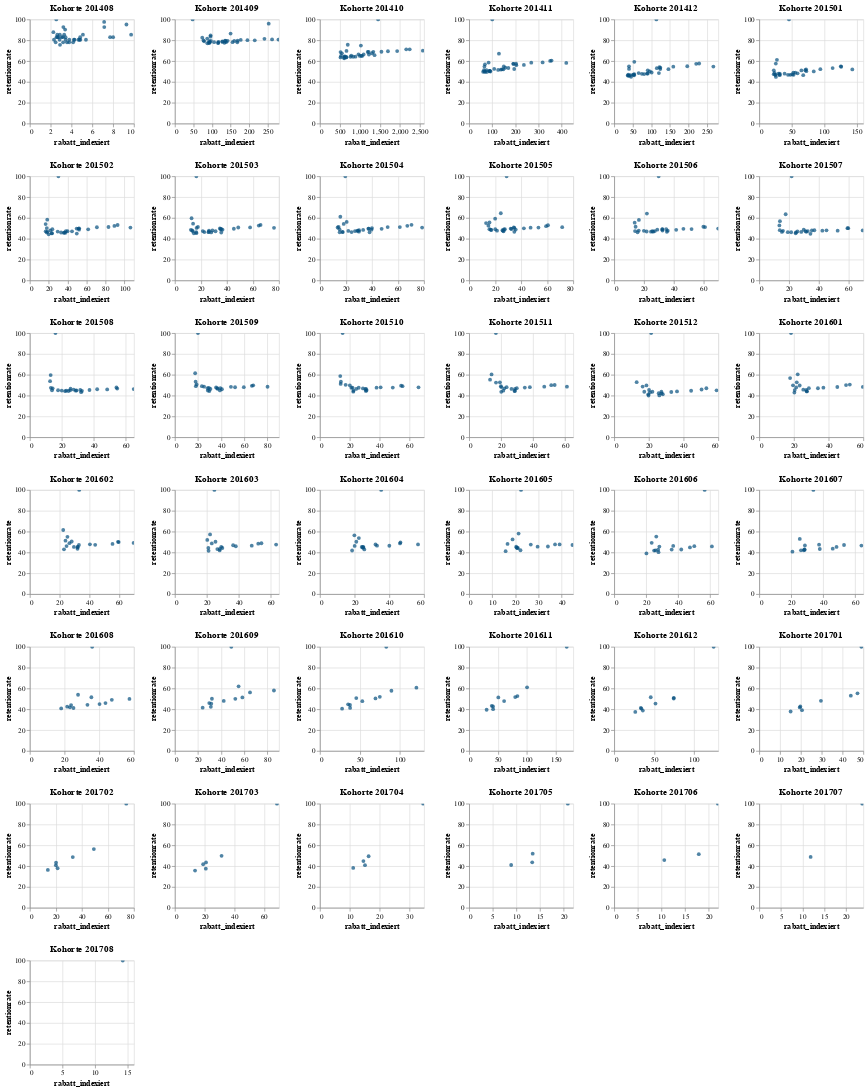

This figure's notebook cell:
### Code cell
# Leere Liste, um die Charts zu speichern
charts = []

# Schleife über alle einzigartigen Werte in 'kohorte'
for kohorte in unique_kohorten:
    # Filtert den DataFrame nach der aktuellen Kohorte
    df_filtered = data[data['kohorte'] == kohorte]
    
    # Erstellt das Diagramm
    chart = alt.Chart(df_filtered).mark_circle(color=color1).encode(
        x=alt.X(x_float),
        y=alt.Y(y_label),
        tooltip=tooltip + [x_float, y_label]
    ).interactive()
    
    # Fügt eine Überschrift hinzu
    chart = chart.properties(
        title=f'Kohorte {kohorte}',
        width = 150,
        height = 150
    )
    
    # Fügt das Diagramm der Liste hinzu
    charts.append(chart)

# Erstellt ein Rasterlayout aus den Diagrammen
grid_chart = alt.concat(*charts, columns=6)

grid_chart.display()
